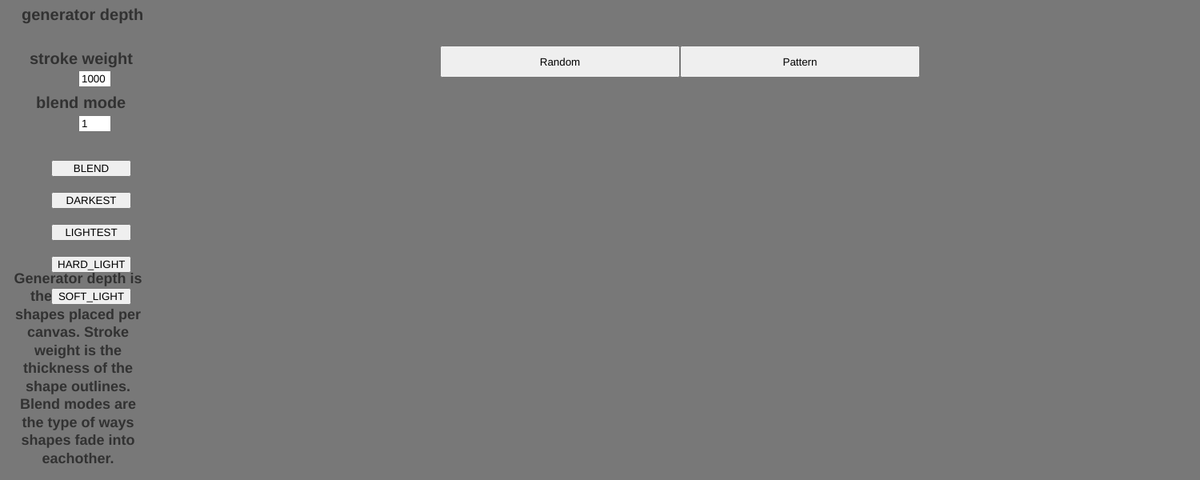
Frame 1 (no input)
Frame 60 (no input): identical to frame 1, image omitted
Frame 120 (the mouse pressed at the canvas centre since frame 60): identical to frame 1, image omitted

The p5.js sketch that drew this single still picture (run headless with seeded random() and noise() and a simulated clock; from frame 60 on, the mouse is pressed at the canvas centre):

// p5.js sketch
// ── sketch.js
let currentMenu = 0;



//pattern menu variables
//




//random shapes menu variables
//
//an array with shapes
let shapes = ['rect', 'circle', 'triangle'];
//the amount of shapes placed in one canvas
let depth = 1000;
//background color
let backgroundColor = 120;
//the current mode of how to blend shapes
let currentBlendMode = 'BLEND';
//depth input field
//strokeWeight input field
let depthInput;
let sWInput;
//check if canvas is empty
let emptyCanvas = true;

//setup, played once at the start of opening the browser
function setup() {
  //create canvas
  createCanvas(1500, 600);
  //set background color
  background(backgroundColor);
  //set blendMode to 'BLEND'
  blendMode(BLEND);

  //button random
  button = createButton('Random');
  button.position(550, 57);
  button.size(300, 40);
  button.mousePressed(randomShapesMenuButtons);

  //button pattern
  button = createButton('Pattern');
  button.position(850, 57);
  button.size(300, 40);
  button.mousePressed(patternMenuButtons);

  randomShapesMenuButtons();
}

function randomShapesMenuButtons()
{
  background(backgroundColor);

  //create depth input field
  depthInput = createInput('1000');
  depthInput.position(98, 88);
  depthInput.size(33);

  //create stroke weight input field
  sWInput = createInput('1');
  sWInput.position(98, 144);
  sWInput.size(33);


  //blendMode buttons

  //button BLEND
  buttonBLEND = createButton('BLEND');
  buttonBLEND.position(64, 200);
  buttonBLEND.size(100);
  buttonBLEND.mousePressed(changeBLEND);

  //button DARKEST
  buttonDARKEST = createButton('DARKEST');
  buttonDARKEST.position(64, 240);
  buttonDARKEST.size(100);
  buttonDARKEST.mousePressed(changeDARKEST);

  //button LIGHTEST
  buttonLIGHTEST = createButton('LIGHTEST');
  buttonLIGHTEST.position(64, 280);
  buttonLIGHTEST.size(100);
  buttonLIGHTEST.mousePressed(changeLIGHTEST);

  //button OVERLAY
  buttonOVERLAY = createButton('OVERLAY');
  buttonOVERLAY.position(64, 320);
  buttonOVERLAY.size(100);
  buttonOVERLAY.mousePressed(changeOVERLAY);

  //button HARD_LIGHT
  buttonHARD_LIGHT = createButton('HARD_LIGHT');
  buttonHARD_LIGHT.position(64, 320);
  buttonHARD_LIGHT.size(100);
  buttonHARD_LIGHT.mousePressed(changeHARD_LIGHT);

  //button SOFT_LIGHT
  buttonSOFT_LIGHT = createButton('SOFT_LIGHT');
  buttonSOFT_LIGHT.position(64, 360);
  buttonSOFT_LIGHT.size(100);
  buttonSOFT_LIGHT.mousePressed(changeSOFT_LIGHT);

  currentMenu = 0;
}

function patternMenuButtons()
{
  background(backgroundColor);

  buttonBLEND.remove();
  buttonDARKEST.remove();
  buttonLIGHTEST.remove();
  buttonOVERLAY.remove();
  buttonHARD_LIGHT.remove();
  buttonSOFT_LIGHT.remove();
  depthInput.remove();
  sWInput.remove();

  currentMenu = 1;
}

//draw, played every frame
function draw() 
{
  //check if depth input is more than 3000. If so set it to 3000
  if(depthInput.value() > 3000)
  {
    depthInput.value('3000');
  }

  //depth variable is depth input field value
  depth = depthInput.value();

  //create menu
  menu();
}


//keyPressed, player when a key is pressed
function keyPressed() {
  //check if spacebar(32) is pressed
  if (keyCode === 32) 
  {
    //reset canvas by layering a new background on top
    background(backgroundColor);

    if(currentMenu == 0)
    {
      //generate a new canvas of art
      generateArt();
    }
    else if(currentMenu == 1)
    {
      generatePattern();
    }
  }
}

function menu()
{
  //set blendMode to 'BLEND'
  blendMode(BLEND);
  //set color as a type of grey(120)
  fill(120);
  //set outline thickness to 0
  strokeWeight(0);

  //create background of menu
  rect(0, 0, 200, 600);
  rect(200, 0, 1300, 50);
  rect(200, 560, 1300, 40);
  rect(1460, 40, 40, 520);

  if(currentMenu == 0)
  {
    randomShapesMenu();
  }
  else if(currentMenu == 1)
  {
    patternMenu();
  }
}

//randomShapesMenu, played when called in draw
function randomShapesMenu()
{
  //set color as type of grey(50)
  fill(50);
  //set text size
  textSize(20);
  //align text to the left
  textAlign(LEFT);
  //make text bold
  textStyle(BOLD);

  //create text for depth, stroke weight, blendMode
  text('generator depth', 27, 25);
  text('stroke weight', 37, 80);
  text('blend mode', 45, 135);

  //set text size
  textSize(18);
  //align text to the center
  textAlign(CENTER);

  //create text explaining how to work the program in the menu
  text('Generator depth is the amount of shapes placed per canvas. Stroke weight is the thickness of the shape outlines. Blend modes are the type of ways shapes fade into eachother.', 10, 340, 175, 300);

  //set text size
  textSize(28);
}

function patternMenu()
{
  
}

//functions setting blend modes
//reset canvas by layering a new background on top
//set blendMode
//set the variable checking if the canvas is empty to true

//BLEND
function changeBLEND()
{
  background(backgroundColor);
  currentBlendMode = 'BLEND';
  emptyCanvas = true;
}

//DARKEST
function changeDARKEST()
{
  background(backgroundColor);
  currentBlendMode = 'DARKEST';
  emptyCanvas = true;
}

//LIGHTEST
function changeLIGHTEST()
{
  background(backgroundColor);
  currentBlendMode = 'LIGHTEST';
  emptyCanvas = true;
}

//OVERLAY
function changeOVERLAY()
{
  background(backgroundColor);
  currentBlendMode = 'OVERLAY';
  emptyCanvas = true;
}

//HARD_LIGHT
function changeHARD_LIGHT()
{
  background(backgroundColor);
  currentBlendMode = 'HARD_LIGHT';
  emptyCanvas = true;
}

//SOFT_LIGHT
function changeSOFT_LIGHT()
{
  background(backgroundColor);
  currentBlendMode = 'SOFT_LIGHT';
  emptyCanvas = true;
}

//function that generates a new canvas of art
function generateArt()
{
  let R = random(165);
  let G = random(165);
  let B = random(165);
  background(R, G, B);

  //set the variable checking if canvas is empty to false
  emptyCanvas = false;

  //set stroke weight to user stroke weight input field
  strokeWeight(sWInput.value());

  //check what blendMode is active
  if(currentBlendMode == 'BLEND')
  {
    blendMode(BLEND);
  }
  else if(currentBlendMode == 'DARKEST')
  {
    blendMode(DARKEST);
  }
  else if(currentBlendMode == 'LIGHTEST')
  {
    blendMode(LIGHTEST);
  }
  else if(currentBlendMode == 'OVERLAY')
  {
    blendMode(OVERLAY);
  }
  else if(currentBlendMode == 'HARD_LIGHT')
  {
    blendMode(HARD_LIGHT);
  }
  else if(currentBlendMode == 'SOFT_LIGHT')
  {
    blendMode(SOFT_LIGHT);
  }

  //for loop creating shapes positioned randomly and depending on depth variable
  for(let i = 0; i < depth; i++)
  {

    //set random color
    fill(random(R, R+90), random(G, G+90), random(B, B+90));

    if(shapes[int(random(3))] == "rect")
    {
      rect(random(200, 1500), random(0, 600), random(0, 100));
    }
    else if(shapes[int(random(3))] == "circle")
    {
      circle(random(200, 1500), random(0, 600), random(0, 100));
    }
    else if(shapes[int(random(3))] == "triangle")
    {
      let x;
      let y;
    
      x = random(0, 1400);
      y = random(0, 600);
    
      triangle(x, y, x - random(50, 200), y - random(50, 200), x + random(50, 200), y - random(50, 200));
    }
  }
}

function generatePattern()
{
  let randomPattern = 1; //int(random(11));

  if(randomPattern == 0)
  {
    fill(0);
    strokeWeight(random(4));
    rectMode(CENTER);
  
    let lineHorizontal = int(random(2));
    let lineVertical = int(random(2));
    let space = random(40, 80);
  
    for (x=200;x<width;x+=space){
      for (y=60;y<height;y+=space){
        if(lineHorizontal == 0)
        {
          line(x,y,x+space,y);
        }
        if(lineVertical == 0)
        {
          line(x,y,x,y+space);
        }
        square(x,y,10)
        square(x+space/2,y+space/2,10)
      }
    }
  }
  else if(randomPattern == 1)
  {
    let size = int(random(20, 31));
    let widthMult = int(random(4, 11));
    let heightMult = int(random(4, 11));

    angleMode(DEGREES);
    strokeWeight(int(random(0, 4)));
    startR = random(165);
    startG = random(165);
    startB = random(165);
    background(startR + 45, startG + 45, startB + 45);
    for (x = width; x > -size * widthMult; x -= size) {
      for (y = height; y > -size * heightMult; y -= size) {
        fill(
          random(startR, startR + 90),
          random(startG, startG + 90),
          random(startB, startB + 90)
        );
        push();
        translate(x + size / 2, y + size / 2);
        rect(
          0,
          0,
          size * floor(random(1, widthMult)),
          size * floor(random(1, heightMult))
        );
        pop();
      }
    }
  }
}
